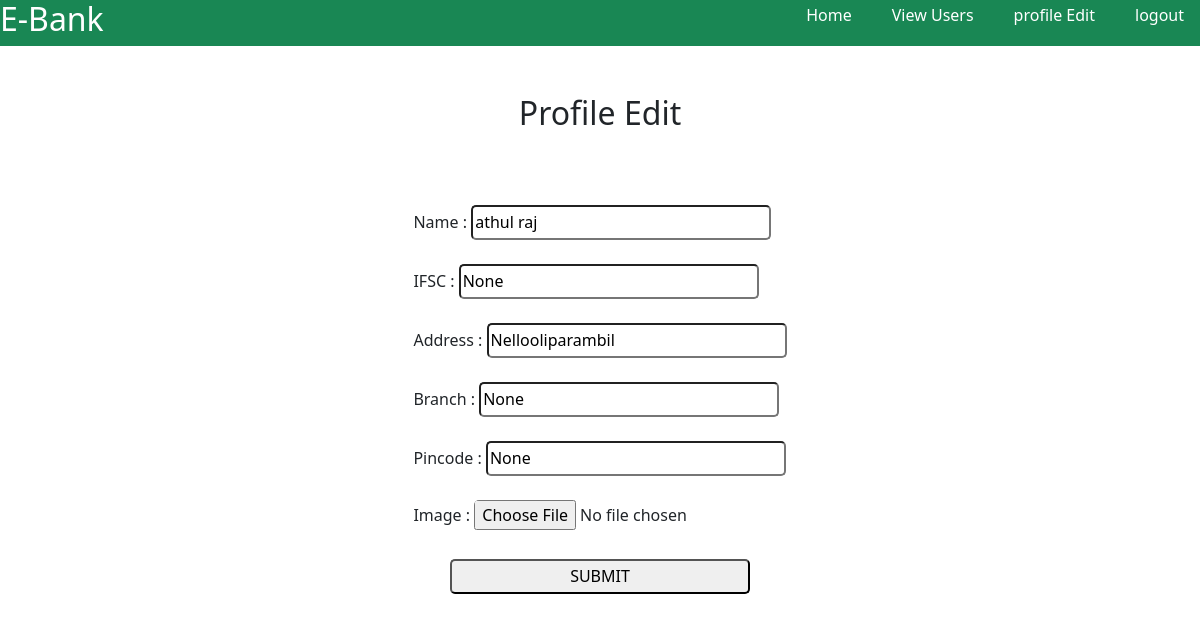
/bankprofileedit (signed in), run on the app's committed database.
### app/models.py (models this page shows, shortened)
class CustomeUser(AbstractUser):
    Age=models.IntegerField(null=True,blank=True)
    Phonenumber=models.IntegerField(null=True,blank=True,unique=True)
    Address=models.CharField(null=True,blank=True,max_length=100)
    DOB=models.DateField(null=True,blank=True)
    Initialamount=models.IntegerField(null=True,blank=True)
    Accountnumber=models.CharField(null=True,blank=True,max_length=100,unique=True)
    Ifsc=models.IntegerField(null=True,blank=True)
    Branch=models.CharField(null=True,blank=True ,max_length=100)
    Pincode=models.IntegerField(null=True,blank=True)
    Image=models.FileField(null=True,blank=True)
    usertype=models.CharField(max_length=200)

### app/views.py (the view)
# urls.py: path('bankprofileedit',views.bankprofileedit,name='bankprofileedit'),
def bankprofileedit(request):
    user = CustomeUser.objects.get(id=request.user.id)
    if request.method == 'POST':
        user.first_name=request.POST['name']
        user.Ifsc=request.POST['ifsc']
        user.Address=request.POST['address']
        user.Branch=request.POST['branch']
        user.Pincode=request.POST['pincode']
        if 'Image' in request.FILES:
            user.Image = request.FILES['Image']
        user.save()
        return redirect(bankhome)
    else:
        return render(request,'bankprofileedit.html',{'data':user})

### templates/bankprofileedit.html (shortened to what this page needs)
{% extends 'bankhome.html' %}
{% block content %}
<h2 class="text-center mt-5 mb-3">Profile Edit</h2>
<div class="d-flex justify-content-center mt-5">
    <form action="{% url 'bankprofileedit' %}" method="post" enctype="multipart/form-data">
        <div class="mt-4">
            <label for="">Name : </label>
            <input type="text" name="name" id="" value="{{data.first_name}}"  style="height: 35px;width: 300px;border-radius: 5px;">
        </div>
        <div class="mt-4">
            <label for="">IFSC : </label>
            <input type="text" name="ifsc" id="" value="{{data.Ifsc}}"  style="height: 35px;width: 300px;border-radius: 5px;">
        </div>
        <div class="mt-4">
            <label for="">Address : </label>
            <input type="text" name="address" id="" value="{{data.Address}}" style="height: 35px;width: 300px;border-radius: 5px;">
        </div>
        <div class="mt-4">
            <label for="">Branch : </label>
            <input type="text" name="branch" id="" value="{{data.Branch}}" style="height: 35px;width: 300px;border-radius: 5px;">
        </div>
        <div class="mt-4">
            <label for="">Pincode : </label>
            <input type="text" name="pincode" id="" value="{{data.Pincode}}" style="height: 35px;width: 300px;border-radius: 5px;">
        </div>
        <div class="mt-4">
            <label for="">Image : </label>
            <input type="file" name="Image" value="{{data.Image.url}}" style="height: 35px;width: 300px;border-radius: 5px;">
        </div>
        <div class="mt-4 d-flex justify-content-center">
            <input type="submit" value="SUBMIT" style="width: 300px;height: 35px;border-radius: 5px">
        </div>
    </form>
</div>
{% endblock %}

### data on the page
CustomeUser: name "athul raj", ifsc "None", address "Nellooliparambil", branch "None", pincode "None"
